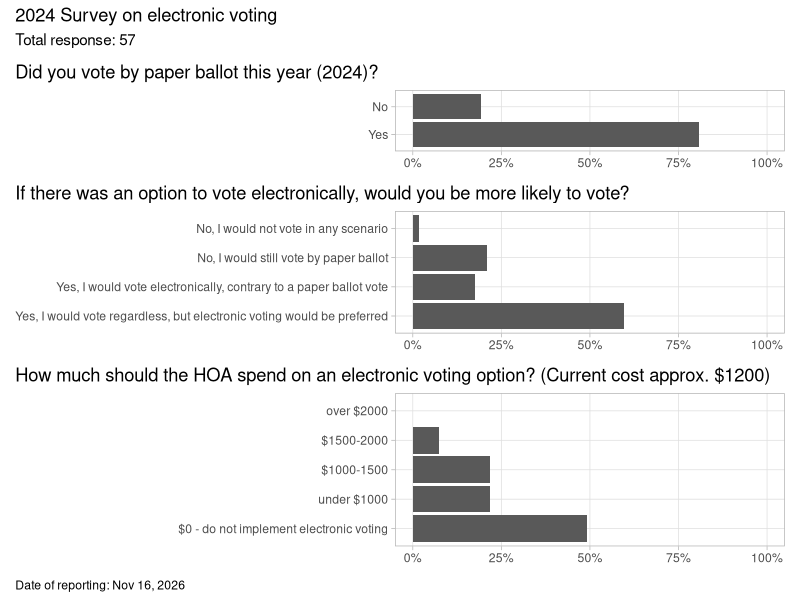

Write R code to recreate this figure.
library(tidyverse)
library(patchwork)

theme_set(
    theme_light() +
        theme(
            axis.title = element_blank(),
            panel.grid.minor = element_blank(),
            legend.position = "none",
            plot.title.position = "plot",
            plot.caption.position = "plot",
            plot.caption = element_text(hjust = 0)
        )
)


display_results <- function(dat, question) {
    dat %>%
        mutate(vote = Count / sum(Count)) %>%
        ggplot(aes(x = vote, y = Answer)) +
        geom_col() +
        scale_x_continuous(
            limits = c(0, 1),
            labels = scales::label_percent()
        ) +
        labs(
            x = "", y = "",
            title = question
        ) +
        theme(
            axis.title = element_blank()
        )
}

q1 <- "Did you vote by paper ballot this year (2024)?"
q3 <- "If there was an option to vote electronically, would you be more likely to vote?"
q4 <- "How much should the HOA spend on an electronic voting option? (Current cost approx. $1200)"

q1res <- read_csv("evoting2024/question1.csv", col_types = "fi")
q3res <- read_csv("evoting2024/question3.csv", col_types = "fi")
q4res <- read_csv("evoting2024/question4.csv", col_types = "fi")

total <- sum(q1res$Count)

title <- glue::glue(
    "2024 Survey on electronic voting"
)

subtitle <- glue::glue(
    "Total response: {total}"
)

p <-
    display_results(q1res, question = q1) +
    display_results(q3res, question = q3) +
    display_results(q4res, question = q4) +
    plot_layout(ncol = 1, heights = c(2, 4, 5)) +
    plot_annotation(
        title = title,
        subtitle = subtitle,
        caption = glue::glue("Date of reporting: ", format(today(), format = "%b %d, %Y"))
    )

ggsave("evoting2024/evoting_results.png",
    width = 10,
    height = 8,
    plot = p
)
